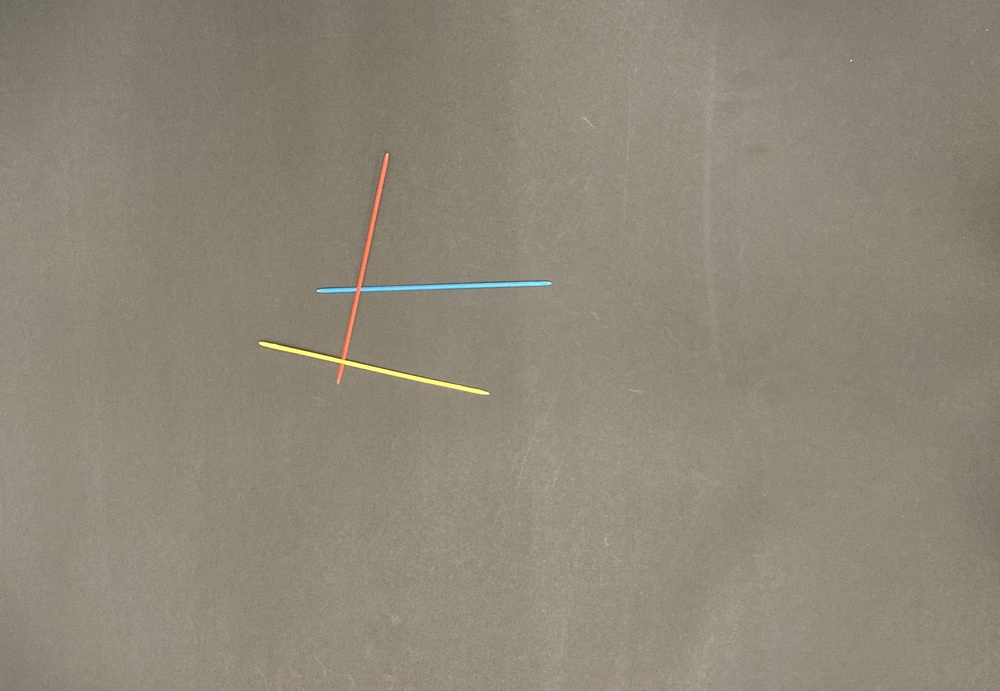
%> input picture load-bearing_1.JPG, 1000 x 691 px, shrunk from 2938 x 2029 before the run
$ octave --eval "result = cleaning(imread('load-bearing_1.JPG'));"   (GNU Octave 9; MATLAB toolbox functions it lacks are replaced by stand-ins)
%> lines starting %> are read from the running program, lines starting %| are printed output that depends on the picture; in (x1, y1, x2, y2) boxes, pixels count from 0 and x2, y2 are one past the last pixel; in counts of white or black regions, pixels touching at a corner belong together; the program's own positions count from 1
% Usage clean_img = cleaning(orig_img)
%
% orig_img - rgb image of sticks for which we want to compute an order
%
% clean_img - orig_img converted to a binary image and cleaned of noise
function clean_img = cleaning(orig_img)

%first convert to grayscale
gray_img = rgb2gray(orig_img);

bw_img = imbinarize(gray_img, 'adaptive', 'ForegroundPolarity', 'bright', 'Sensitivity', 0.50);
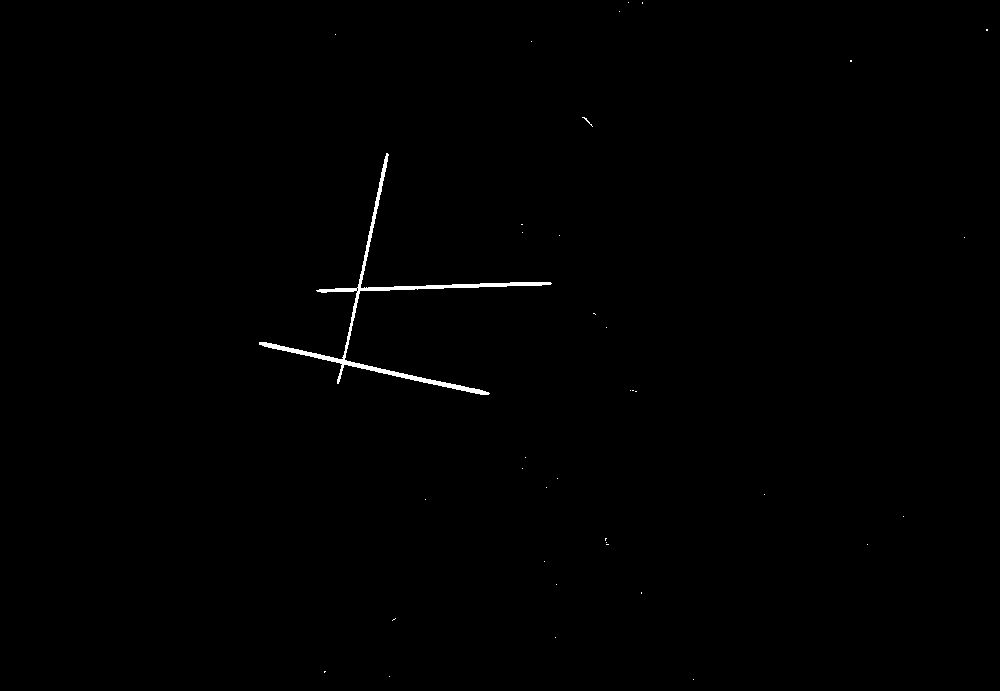
%> bw_img: size 691x1000 logical; 0.4% white; 37 white regions (36 under 20 px), largest, box (x1, y1, x2, y2) and area: (259, 153, 552, 395) 2665

processed_img = bw_img;
%figure; imshow(processed_img);

k1 = 2;
% clean noise on the sticks
processed_img = bwmorph(processed_img, 'dilate', k1);
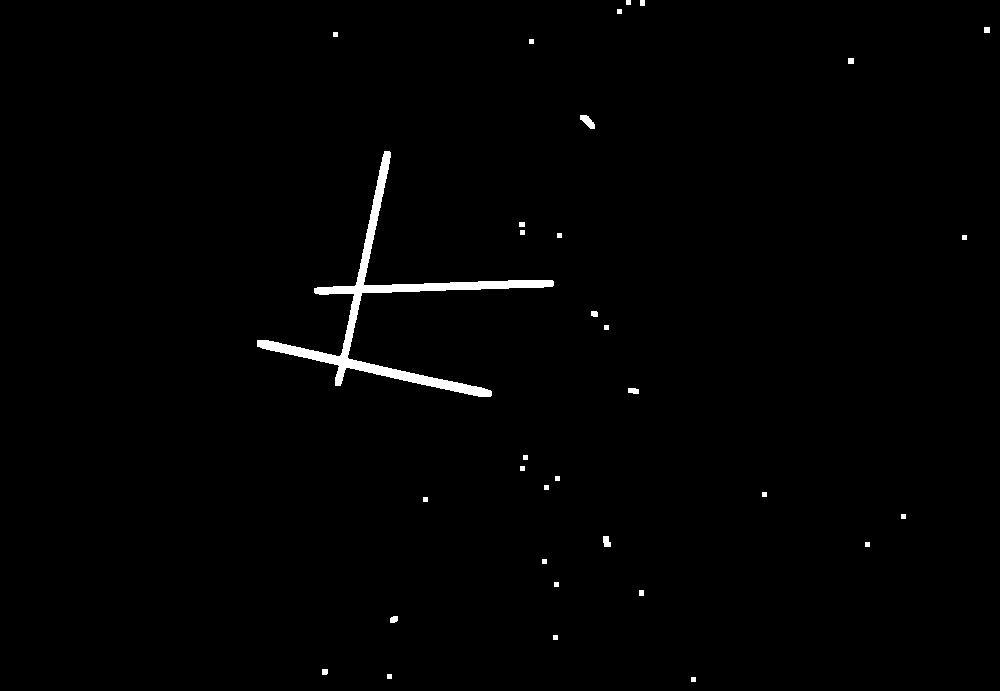
%> processed_img: size 691x1000 logical; 1% white; 33 white regions, largest, box (x1, y1, x2, y2) and area: (257, 151, 554, 397) 5870, (580, 115, 595, 129) 119, (603, 536, 611, 547) 72
processed_img = bwmorph(processed_img, 'erode', k1);
%> processed_img: size 691x1000 logical; 0.4% white; 34 white regions (33 under 20 px), largest, box (x1, y1, x2, y2) and area: (259, 153, 552, 395) 2694
%figure; imshow(processed_img);

k2 = 1;
% clean noise on the background
processed_img = bwmorph(processed_img, 'erode', k2);
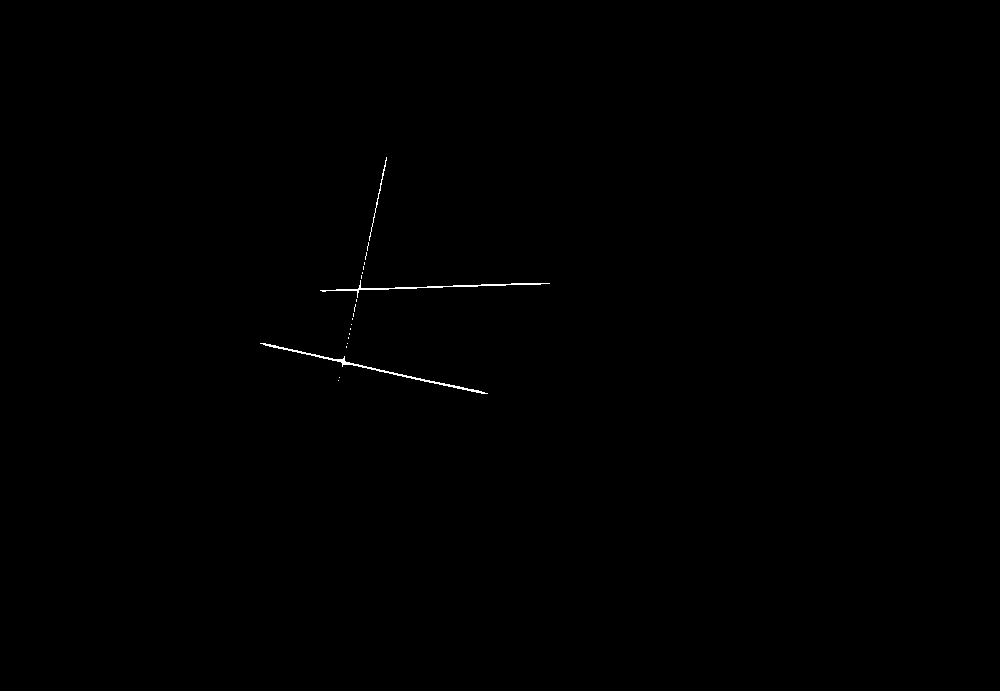
%> processed_img: size 691x1000 logical; 0.16% white in thin lines or dots, all inside (x1, y1, x2, y2) = (260, 157, 550, 394)
processed_img = bwmorph(processed_img, 'dilate', k2);
%> processed_img: size 691x1000 logical; 0.38% white; 7 white regions (3 under 20 px), largest, box (x1, y1, x2, y2) and area: (319, 156, 551, 321) 1441, (259, 342, 489, 395) 1104, (347, 332, 351, 340) 24, (345, 342, 349, 349) 21
%figure; imshow(processed_img);

clean_img = processed_img;
